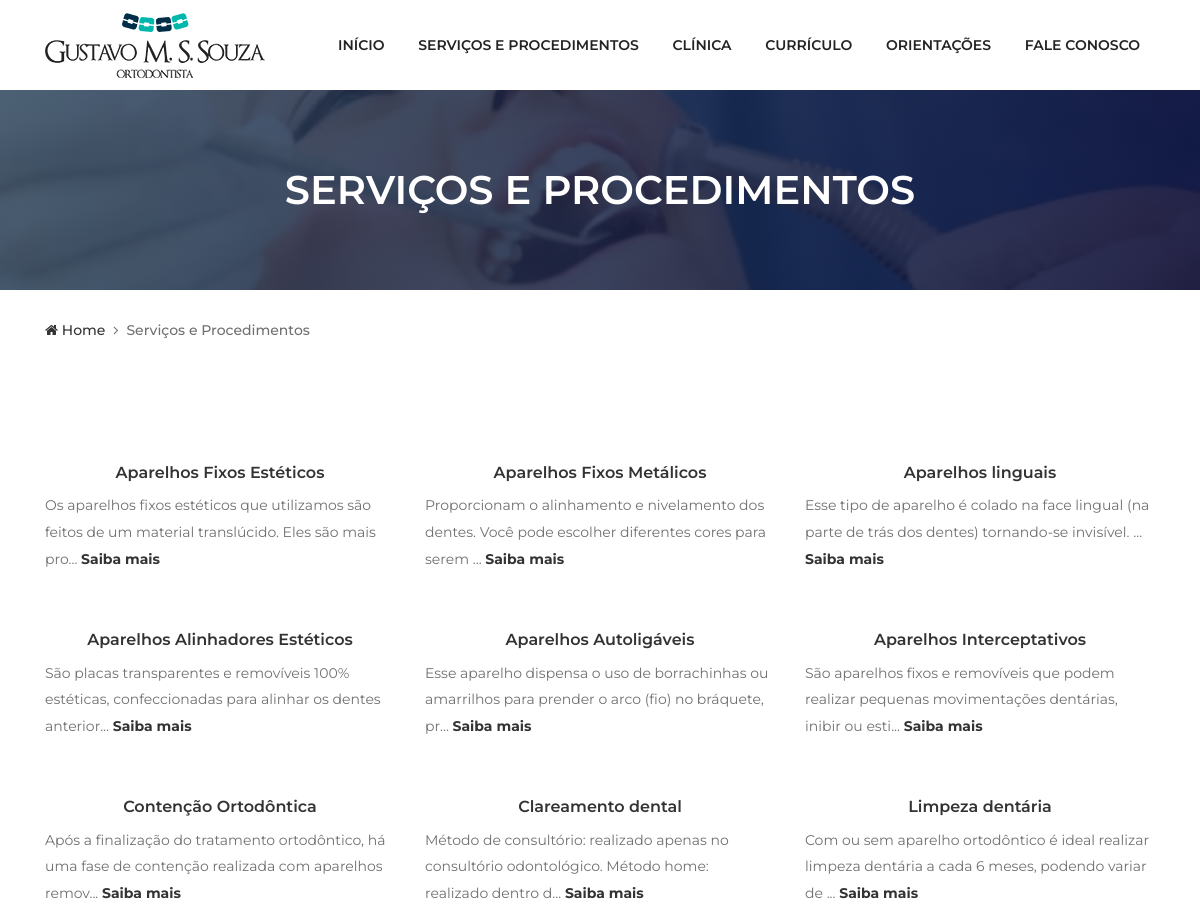
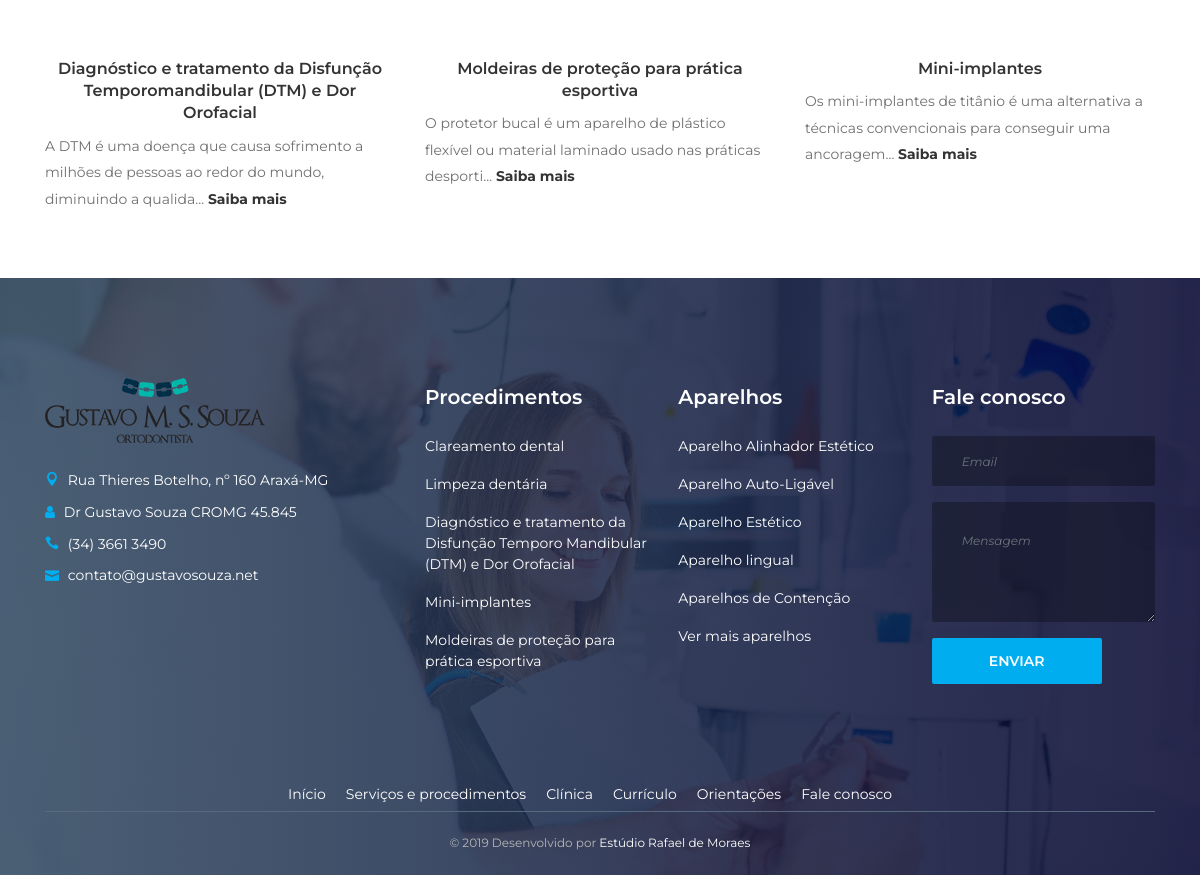
The app's page /servicos-procedimentos.php with its own data (2 pictures, top to bottom).
### tables this page shows
CREATE TABLE `servico` (
  `id` int(11) NOT NULL AUTO_INCREMENT,
  `imagensurl` varchar(255) DEFAULT NULL,
  `conteudo` longtext,
  `titulo` varchar(255) DEFAULT NULL,
  `imgcapa` varchar(255) DEFAULT NULL,
  PRIMARY KEY (`id`)
);

### model/Servico.php (called while the page is built, shortened)
<?php
class Servico {
    private static $conn;
    public static function setConnection( PDO $conn ) {
        self::$conn = $conn;
    }
    public function resume($filter, $class = 'stdClass') {
        $sql = "SELECT id, imgcapa, titulo, SUBSTRING(conteudo, 1, 100) as conteudo FROM servico ORDER BY id DESC  ";
        $sth = self::$conn->prepare($sql);
        $sth->execute();
        return $sth->fetchAll(PDO::FETCH_CLASS, $class);
    }
}

### views/servico-procedimento.php (the view)
<div class="breadcumb-area bg-img bg-gradient-overlay" style="background-image: url(img/bg-img/12.jpg);">
    <div class="container h-100">
        <div class="row h-100 align-items-center">
            <div class="col-12">
               <?php if(isset($id)) { ?>
                   <h2 class="title"><?= $servico->titulo ?></h2>
               <?php } else { ?>
                   <h2 class="title">Serviços e Procedimentos</h2>
               <?php } ?>
            </div>
        </div>
    </div>
</div>
<div class="breadcumb--con">
    <div class="container">
        <div class="row">
            <div class="col-12">
                <nav aria-label="breadcrumb">
                    <ol class="breadcrumb">
                        <li class="breadcrumb-item"><a href="index.php"><i class="fa fa-home"></i> Home</a></li>
                        <?php if(isset($id)) {?>
                           <li class="breadcrumb-item"><a href="servicos-procedimentos.php"> Serviços e Procedimentos</a></li>
                           <li class="breadcrumb-item active" aria-current="page"><?= $servico->titulo ?></li>
                           <?php } else { ?>
                               <li class="breadcrumb-item active">Serviços e Procedimentos</li>
                           <?php } ?>
                    </ol>
                </nav>
            </div>
        </div>
    </div>
</div>
<section class="dento-services-area mt-50 mb-50">
    <div class="container">
        <div class="row">
        <?php
     if (isset($id)) {
       $imagens = explode(",", $servico->imagensurl);
       $contador = 0;
       foreach ($imagens as $img) {
         if ($contador == 0) {
           echo '<div class="col-lg-8 col-12">
           <div id="gallery">
            <div class="row">
           <div class="col-lg-12">
               <div class="img-principal">
                         <a href="http://gustavosouza.net/wp-content/uploads/'.$img.'">
                           <img src="http://gustavosouza.net/wp-content/uploads/'.$img.'" alt="">
                         </a>
                       </div>
                     </div>
                   </div><div class="row">';
         } else if ($contador >= 1) {
           echo '
                   <div class="col-lg-3">
                     <div class="img-menor">
                       <a href="http://gustavosouza.net/wp-content/uploads/'.$img.'">
                         <img src="http://gustavosouza.net/wp-content/uploads/'.$img.'" alt="">
                       </a>
                     </div>
                   </div>';
         }
         if ($contador%4==0) {
           echo "</div><div class='row'>";
         }
         $contador++;
       }
         echo '</div></div><p class="sp-text sp-text-un">'.$servico->conteudo.
         '</p></div>
            <div class="col-12 col-lg-4">
                <div class="dento-sidebar">
                    <div class="contact-information">
                        <h5>Endereço</h5>
                        <p>Rua Thieres Botelho, nº 160, Araxá-MG</p>
                        <h5>Telefone:</h5>
                        <p>(34) 3661 3490</p>
                        <h5>E-mail:</h5>
                        <p class="mb-0">contato@gustavosouza.net</p>
                    </div>
                </div>
            </div>';
     } else {
           $contador = 0;
           foreach($servicos as $serv) {
                 $contador++;
                 echo '<div class="cod-12 col-md-4">
                     <div class="wrap-serv">
                         <img src="'.$serv->imgcapa.'" alt="">
                         <a href="servicos-procedimentos.php?id='.$serv->id.'">
                             <div class="overlay">
                                 <div class="text">
                                     <img src="img/core-img/s1.png" alt="">
                                 </div>
                             </div>
                         </a>
                     </div>
                     <h6 class="wrap-title-sp">'.$serv->titulo.'</h6>
                     <p class="sp-text">'.$serv->conteudo.'<span>...</span> <a href="servicos-procedimentos.php?id='.$serv->id.'">Saiba mais</a></p>
                 </div>';
                 if ($contador%3 == 0) {
                     echo "</div><div class='row'>";
                 }
           }
             echo "</div>
                 </div>";
         } ?>
</section>

### views/head.php (shortened to what this page needs)
<!DOCTYPE html>
<html lang="pt-br">
<head>
  <link rel="stylesheet" href="style.css">
  <link href="css/jquery.bxslider.css" rel="stylesheet">

### servicos-procedimentos.php (shortened to what this page needs)
<?php
$page = " &ndash; Dr Gustavo Souza";
include 'model/Servico.php';
try {
    $s = new Servico;
    if (isset($_GET["id"])) {
        $id = $_GET["id"];
        $servico = $s->find($id);
        $page = $servico->titulo . $page;
    } else {
        $servicos = $s->resume("");
    }
} catch (Exception $e) {
    echo $e->getMessage();
}
?>
<?php include 'views/head.php'; ?>
<link rel="stylesheet" href="css/geral.css">
<link rel="stylesheet" href="css/photobox.css">
<link rel="stylesheet" href="css/photobox.ie.css">
</head>
<?php include 'views/servico-procedimento.php'; ?>
</body>
</html>

### style.css (style rules this page uses)
* { margin: 0; padding: 0; }
body { font-family: "Montserrat", sans-serif; font-weight: 400; font-size: 14px; }
h1, h2, h3, h4, h5, h6 { font-family: "Montserrat", sans-serif; color: #333333; line-height: 1.4; font-weight: 600; }
a, a:active, a:focus, a:hover { color: #333333; text-decoration: none; -webkit-transition-duration: 500ms; -o-transition-duration: 500ms; transition-duration: 500ms; outline: none; }
li { list-style: none; }
p { line-height: 1.9; color: #707070; font-size: 14px; font-weight: 400; }
img { max-width: 100%; height: auto; }
ul { margin: 0; padding: 0; }
ul li { margin: 0; padding: 0; }
.bg-gradient-overlay { position: relative; z-index: 1; }
.bg-gradient-overlay::after { position: absolute; content: ""; height: 100%; width: 100%; top: 0; left: 0; z-index: -1; background: #2c455d; background: -webkit-linear-gradient(to right, #2c455d, #00012c); background: linear-gradient(to right, #2c455d, #00012c); opacity: 0.85; }
.bg-img { background-position: center center; background-size: cover; background-repeat: no-repeat; }
.mt-50 { margin-top: 50px; }
.mb-50 { margin-bottom: 50px; }
.dento-btn { position: relative; z-index: 1; min-width: 170px; height: 46px; line-height: 42px; font-size: 14px; font-weight: 600; display: inline-block; padding: 0 20px; text-align: center; text-transform: uppercase; color: #ffffff; border-radius: 2px; background-color: #00aeef; -webkit-transition: all 500ms; -o-transition: all 500ms; transition: all 500ms; border: 2px solid #00aeef; }
.header-area { position: relative; z-index: 599; width: 100%; -webkit-transition-duration: 500ms; -o-transition-duration: 500ms; transition-duration: 500ms; }
.classy-nav-container { background-color: transparent; }
.classy-nav-container .classy-navbar { height: 90px; padding: 0; }
.classy-nav-container .classy-navbar .classynav ul li a { padding: 0 15px; font-weight: 600; font-size: 14px; text-transform: uppercase; }
.appointment-form { position: relative; z-index: 1; }
.appointment-form .form-control { width: 100%; height: 50px; background-color: rgba(0, 0, 0, 0.3); border-radius: 2px; border: none; color: #ffffff; font-size: 12px; padding: 0 30px; font-style: italic; }
.appointment-form textarea.form-control { padding: 30px; height: 120px; }
.breadcumb-area { position: relative; z-index: 1; height: 200px; }
.breadcumb-area .title { font-size: 40px; margin-bottom: 0; color: #ffffff; text-transform: uppercase; text-align: center; }
.breadcumb--con .breadcrumb { padding: 30px 0; margin-bottom: 0; list-style: none; background-color: transparent; border-radius: 0; }
.breadcumb--con .breadcrumb .breadcrumb-item, .breadcumb--con .breadcrumb .breadcrumb-item > a, .breadcumb--con .breadcrumb .breadcrumb-item.active { font-size: 14px; color: #333333; font-weight: 500; }
.breadcumb--con .breadcrumb .breadcrumb-item.active { color: #707070; }
.breadcumb--con .breadcrumb .breadcrumb-item + .breadcrumb-item::before { content: "\f105"; font-family: 'FontAwesome'; }
.footer-area { position: relative; z-index: 1; padding-top: 100px; }
.single-footer-widget { position: relative; z-index: 1; margin-bottom: 100px; }
.single-footer-widget .widget-title { color: #ffffff; margin-top: 5px; margin-bottom: 25px; display: block; }
.single-footer-widget p { color: #ffffff; }
.single-footer-widget .footer-contact { position: relative; z-index: 1; }
.single-footer-widget .footer-contact p { margin-bottom: 5px; font-size: 14px; }
.single-footer-widget .footer-contact p i { display: inline-block; margin-right: 5px; color: #00aeef; }
.single-footer-widget .footer-contact p:last-child { margin-bottom: 0; }
.copywrite-content { position: relative; z-index: 1; border-top: 1px solid #576a7d; padding: 20px 0; text-align: center; }
.copywrite-content p { font-size: 12px; color: #b7b7b7; margin-bottom: 0; }
.copywrite-content p a { color: #ffffff; }

### css/geral.css (style rules this page uses)
.fproced li { margin-bottom: 17px; }
.fproced a { color: #fff; font-size: 14px; }
.nav-footer { text-align: center; }
.nav-footer ul { list-style: none; display: inline-block; }
.nav-footer ul li { float:left; padding-right: 20px; }
.nav-footer ul li a { color: #fff; }

### servicos-procedimentos.php (style rules this page uses)
.wrap-title-sp { padding-top: 20px; text-align: center; }
.sp-text a { font-weight: bold; }
.wrap-serv { position: relative; }

### records on screen
servico: titulo "Aparelhos Fixos Estéticos", conteudo "Os aparelhos fixos estéticos que utilizamos são feitos de um material translúcido. Eles são mais pro"
servico: titulo "Aparelhos Fixos Metálicos", conteudo "Proporcionam o alinhamento e nivelamento dos dentes. Você pode escolher diferentes cores para serem"
servico: titulo "Aparelhos linguais", conteudo "Esse tipo de aparelho é colado na face lingual (na parte de trás dos dentes) tornando-se invisível."
servico: titulo "Aparelhos Alinhadores Estéticos", conteudo "São placas transparentes e removíveis 100% estéticas, confeccionadas para alinhar os dentes anterior"
servico: titulo "Aparelhos Autoligáveis", conteudo "Esse aparelho dispensa o uso de borrachinhas ou amarrilhos para prender o arco (fio) no bráquete, pr"
servico: titulo "Aparelhos Interceptativos", conteudo "São aparelhos fixos e removíveis que podem realizar pequenas movimentações dentárias, inibir ou esti"
servico: titulo "Contenção Ortodôntica", conteudo "Após a finalização do tratamento ortodôntico, há uma fase de contenção realizada com aparelhos remov"
servico: titulo "Clareamento dental", conteudo "Método de consultório: realizado apenas no consultório odontológico. Método home: realizado dentro d"
servico: titulo "Limpeza dentária", conteudo "Com ou sem aparelho ortodôntico é ideal realizar limpeza dentária a cada 6 meses, podendo variar de"
servico: titulo "Diagnóstico e tratamento da Disfunção Temporomandibular (DTM) e Dor Orofacial", conteudo "A DTM é uma doença que causa sofrimento a milhões de pessoas ao redor do mundo, diminuindo a qualida"
servico: titulo "Moldeiras de proteção para prática esportiva", conteudo "O protetor bucal é um aparelho de plástico flexível ou material laminado usado nas práticas desporti"
servico: titulo "Mini-implantes", conteudo "Os mini-implantes de titânio é uma alternativa a técnicas convencionais para conseguir uma ancoragem"
